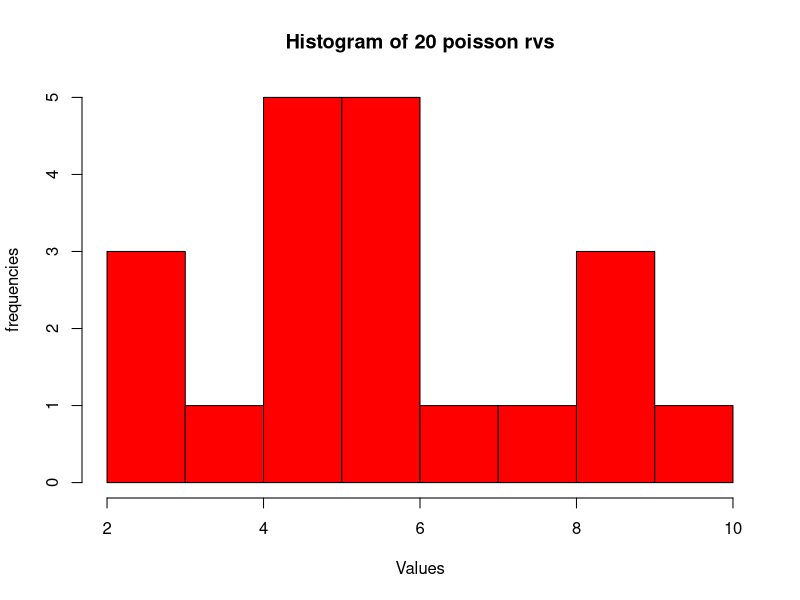
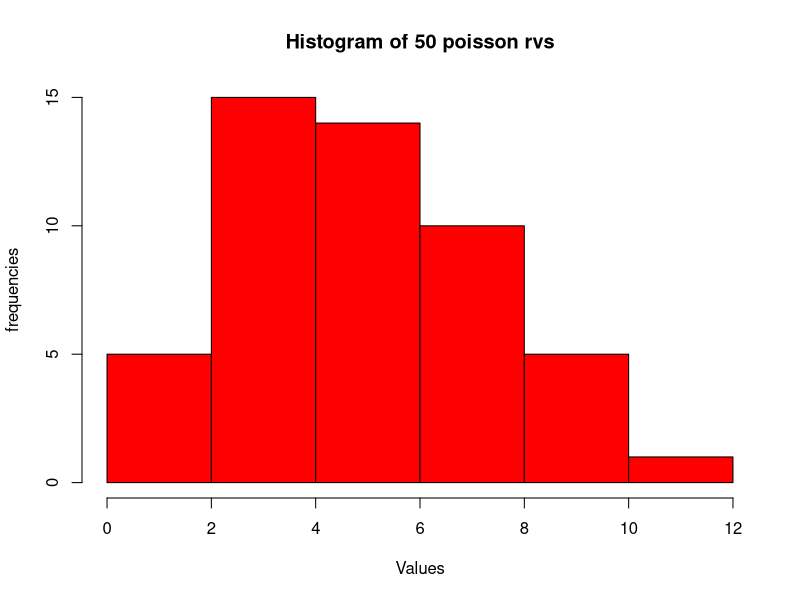
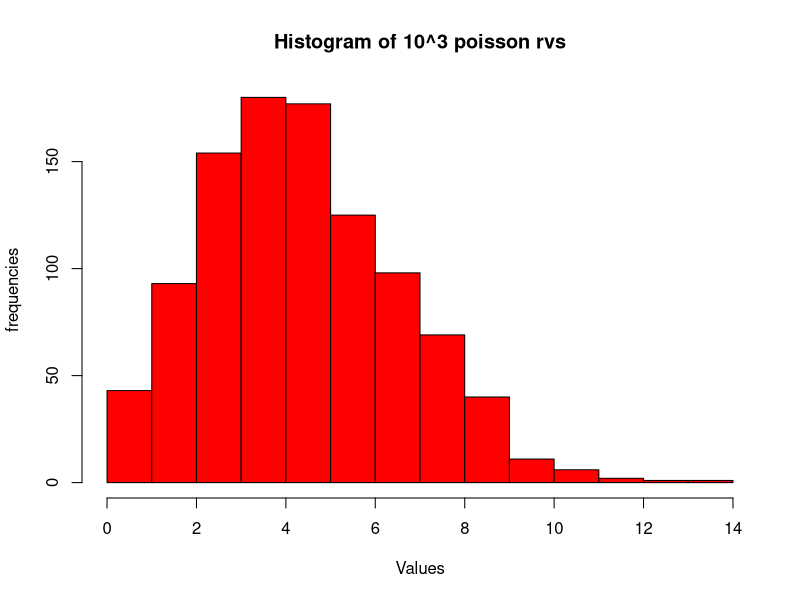
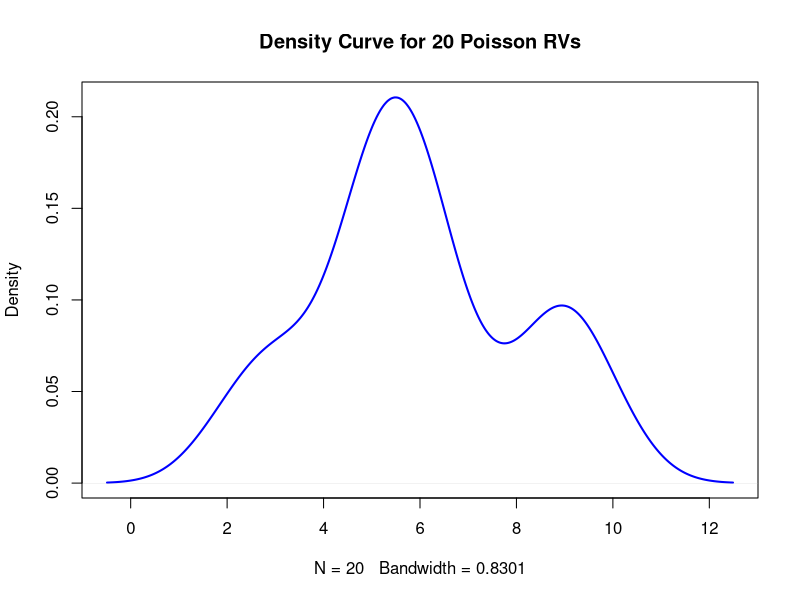
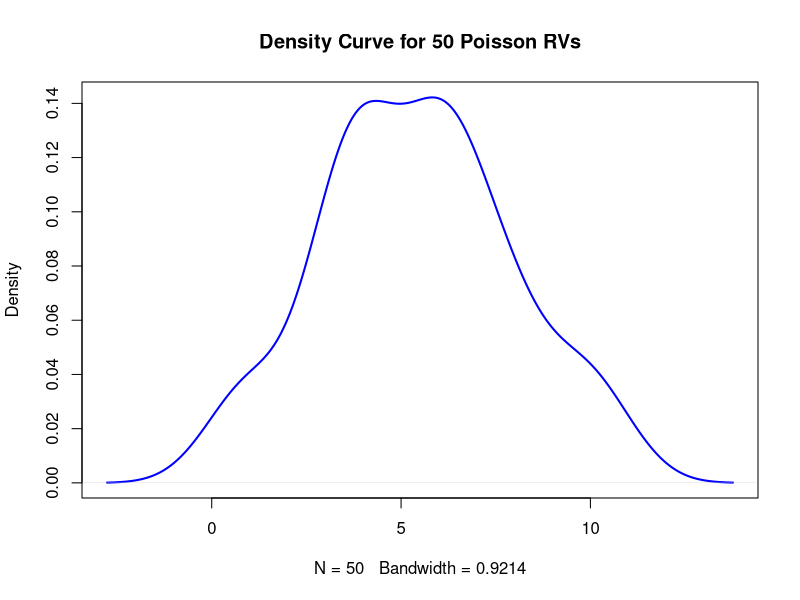
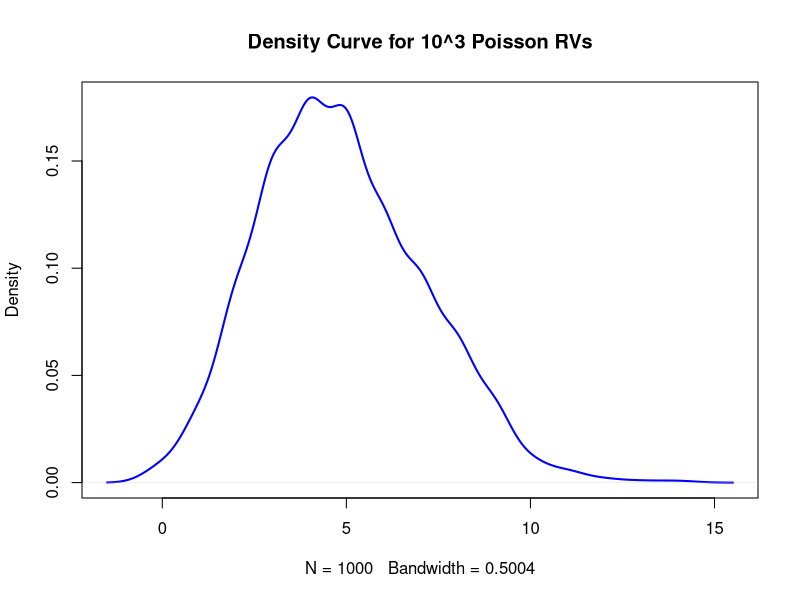
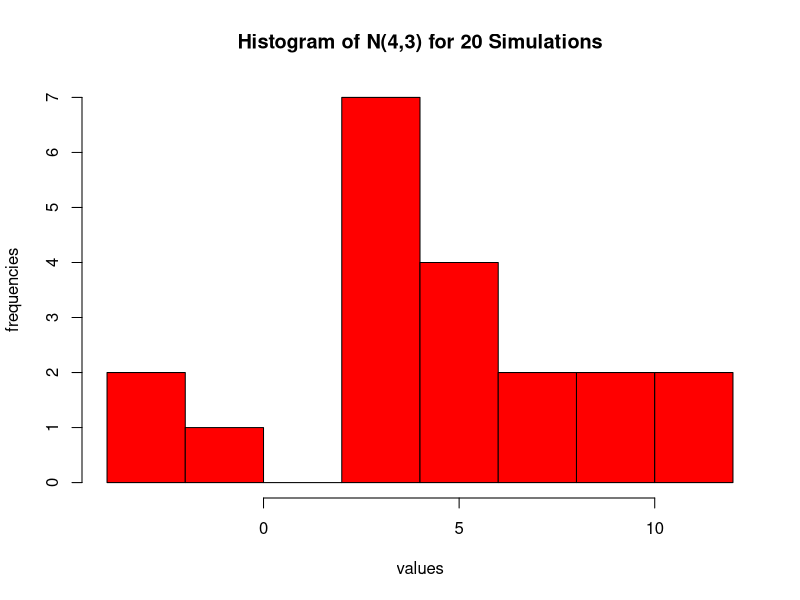
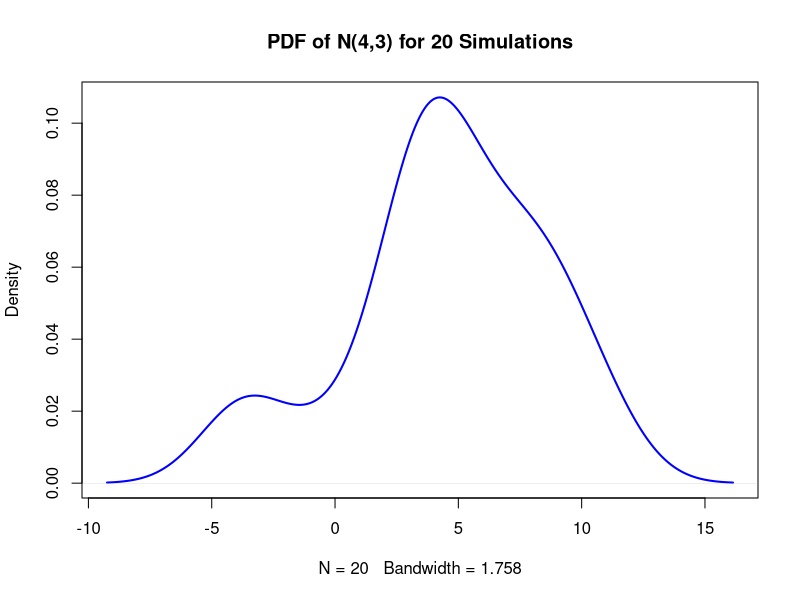

Reproduce these figures in R, in order. (Note: this script raises an error after producing the figures.)
## ---- chunk 1
# Generate 20 random variables from the Poisson distribution with lambda = 5, and do this for 50 random variables, and then finally for a large number

set.seed(42)

pois_data = rpois(20,5)

sim1_pois = rpois(50,5)

sim2_pois = rpois(1000, 5)

hist(pois_data, col="red", xlab="Values", ylab="frequencies", main="Histogram of 20 poisson rvs")

hist(sim1_pois, col="red", xlab="Values", ylab="frequencies", main="Histogram of 50 poisson rvs")

hist(sim2_pois, col="red", xlab="Values", ylab="frequencies", main="Histogram of 10^3 poisson rvs")

## ---- chunk 2
plot(density(pois_data), col="blue", lwd=2, main="Density Curve for 20 Poisson RVs")

plot(density(sim1_pois), col="blue", lwd=2, main="Density Curve for 50 Poisson RVs")

plot(density(sim2_pois), col="blue", lwd=2, main="Density Curve for 10^3 Poisson RVs")

## ---- chunk 3
# Continuing with the previous simulation, let's investigate the probabilities.

# P(X<=2)

ppois(2,5)



# P(X=1)

dpois(1,5)

# P(X<x) = 0.03368973 (Finding the quantile)

qpois(0.03368973, 5)


## ---- chunk 4
mean(pois_data)
mean(sim1_pois)
mean(sim2_pois)
## ---- chunk 5
set.seed(42)

norm_data = rnorm(20, 4, 3)

sim1_norm = rnorm(50, 4, 3)

sim2_norm = rnorm(1000, 4, 3)


# Histograms

hist(norm_data, col = "red", xlab="values", ylab="frequencies", main="Histogram of N(4,3) for 20 Simulations")

plot(density(norm_data), col="blue", lwd=2, 
     main= "PDF of N(4,3) for 20 Simulations")

hist(sim1_norm, col = "red", xlab="values", ylab="frequencies", main="Histogram of N(4,3) for 50 Simulations")

plot(density(sim1_norm), col="blue", lwd=2, 
     main= "PDF of N(4,3) for 50 Simulations")

hist(sim2_norm, col = "red", xlab="values", ylab="frequencies", main="Histogram of N(4,3) for 10^3 Simulations")

plot(density(sim2_norm), col="blue", lwd=2, 
     main= "PDF of N(4,3) for 10^3 Simulations")
## ---- chunk 6
# Checking parameter values

mean(norm_data)
mean(sim1_norm)
mean(sim2_norm)
## ---- chunk 7
set.seed(42)
N = rnorm(1000, mean=50, sd=8)# simulate n=1000 from N(50,25)
hist(N, probability=TRUE,col="red",main="Normal distribution")
N.1 = seq(min(N), max(N), length=100)
lines(N.1, dnorm(N.1, mean=50, sd=8))

set.seed(512)
x=rnorm(100,0,1)# real observations
plot(density(x),main=" Simulated vs Real",lwd=2,xlim=c(-7,7),ylim=c(0,0.45))

x1=rnorm(100,0.5,1.5)# simulate 100 observations from N(0.5,1.5)
lines(density(x1),col="red",lwd=2)# plot x1

x2=rnorm(100,1,1)#simulate 100 observations from N(1,1)
lines(density(x2),col="blue",lwd=2)# plot x2

x3=rnorm(100,3,3)#simulate 100 observations from N(3,3)
lines(density(x3),col="green",lwd=2)# plot x3

legend(-6,0.4,c("reale","Sim 1","Sim 2","Sim 3"),fill=c("black","blue","red","green"),box.col="white")
## ---- chunk 8

library(tidyverse)
# Simulate sampling from a uniform distribution
n_samples = 1000
sample_size = 50
uniform_samples = replicate(n_samples, 
                             mean(runif(sample_size, 
                                                   min = 0, max = 1)))

# Create a data frame for plotting
clt_data = data.frame(Sample_Mean = uniform_samples)

# Plot using ggplot2
ggplot(clt_data, aes(x = Sample_Mean)) +
  geom_histogram(aes(y = ..density..),
    bins = 30,
    fill = "lightblue",
    color = "black"
  ) +
  stat_function(
    fun = dnorm, args = list(
      mean = mean(uniform_samples),
      sd = sd(uniform_samples)
    ),
    color = "red", size = 1
  ) +
  labs(
    title = "Central Limit Theorem: Distribution of Sample Means",
    x = "Sample Means",
    y = "Density"
  ) +
  theme_minimal()
## ---- chunk 9
set.seed(42)

# Component 1: Poisson distribution, lambda = 2

# Component 2: Poisson distribution, lambda = 10

lambda1 = 2

lambda2 = 10

mix_probs = c(0.7, 0.3)

n_samples = 1000

mixture_samples = numeric(n_samples)

for (i in 1:n_samples) {
  chosen_component_index = sample(1:length(mix_probs), 1, prob=mix_probs)
  if (chosen_component_index == 1) {
    mixture_samples[i] = rpois(1, lambda=lambda1)
  }
  else {
    mixture_samples[i] = rpois(1, 
lambda=lambda2)
  }
}

head(mixture_samples)

## ---- chunk 10
hist(mixture_samples, breaks=max(mixture_samples) + 1,
     main = "Histogram of Discrete Bivariate Poisson RVs",
     xlab = "values",
     ylab = "Frequency")
## ---- chunk 11
# Chi-Square

set.seed(42)

n = 1000
nu = 2
X = matrix(rnorm(n*nu), n, nu)^2
y = rowSums(X)
mean(y)

mean(y^2)

## ---- chunk 12
set.seed(42)

n = 1000

mix_probs = c(0.6, 0.4)
means = c(0, 5)
sds = c(1, 1.5)

component_labels = sample(1:2, size=n, replace=TRUE, prob=mix_probs)

mixture_samples = numeric(n)

for (i in 1:n) {
  if (component_labels[i] == 1) {
    mixture_samples[i] = rnorm(1, mean=mean[1], sd=sds[1])
  }
  else {
    mixture_samples[i] = rnorm(1, mean=mean[2], sd=sds[2])
  }
}

hist(mixture_samples, breaks=30, main = "Simulated Bivariate Normal RVs")
## ---- chunk 13
set.seed(42)

n = 10000
lambda = 2

u = runif(n)

x = -log(1-u) / lambda

hist(x, probability=TRUE, col="blue", main = "Exponential via Inverse CDF")
curve(dexp(x, rate=lambda), add = TRUE, col="red", lwd=2)

head(x)
## ---- chunk 14

library(tidyverse)

#White Noise

set.seed(42)

w = rnorm(500)
plot(w, type='s')
abline(h=0, col="red", lty=2, lwd=2)


#Random Walk

rw = c(0)
for (i in 2:500) {
  rw[i] = rw[i-1] + sample(c(-1,1),1)
}
plot(rw, type='s')
abline(h=0, col='red', lty=2, lwd=2)

#White Noise Moving average

w3 = stats::filter(w, filter=rep(1/3, 3), sides = 2)
plot(w3, type='s')
lines(w3, col="blue")

#White Noise Autoregressive

war = stats::filter(w, filter=c(1,-0.9), method='recursive')
plot(war, type='s')
lines(war, col="blue")

## ---- chunk 15
set.seed(123)

runs = 100000
xs = runif(runs, min=-0.5, max=0.5)
ys = runif(runs, min = -0.5, max=0.5)
in_circle = xs^2+ys^2 <= 0.5^2
mc_pi = (sum(in_circle)/runs)*4
plot(xs, ys, pch='.', col=ifelse(in_circle, "blue", "grey"),
     xlab = '', ylab = '', asp=1,
     main = "MC Approximation of Pi")
